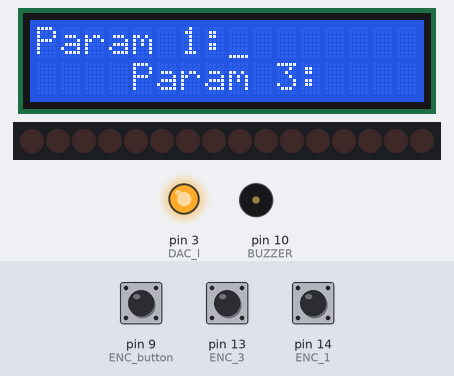
A sketch run on a simulated Arduino Uno, built with avr-gcc and run on an emulated ATmega328P. Parts: 16×2 character LCD, 16 shift-register outputs drawn as a row of LEDs (first output left, lit = HIGH), output pins drawn as LEDs (lit = HIGH), buzzer (waves = sounding, pin HIGH). The test bench sets the inputs (shaded band); at power-on: pin 9 (ENC_button) HIGH, pin 14 (ENC_1) HIGH, pin 13 (ENC_3) HIGH.

Above: at 1.3 s.
1.4 s: pin 9 (ENC_button) pulled LOW for 1 s
At 3.5 s:
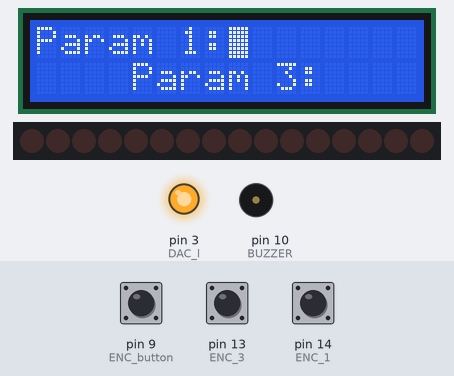
3.9 s: pin 14 (ENC_1) pulled LOW for 0.15 s
At 4.8 s:
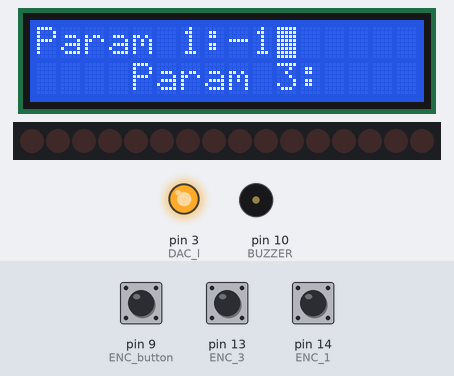
5.5 s: pin 9 (ENC_button) pulled LOW for 0.15 s
At 6.0 s:
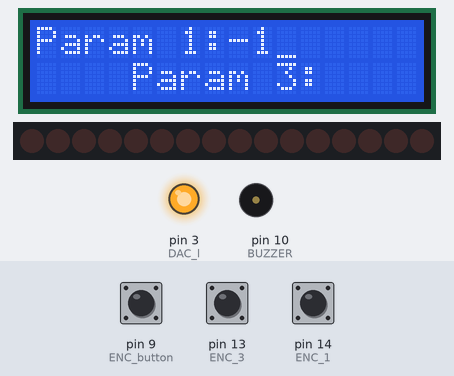
7.1 s: pin 14 (ENC_1) pulled LOW for 1 s
At 8.4 s:
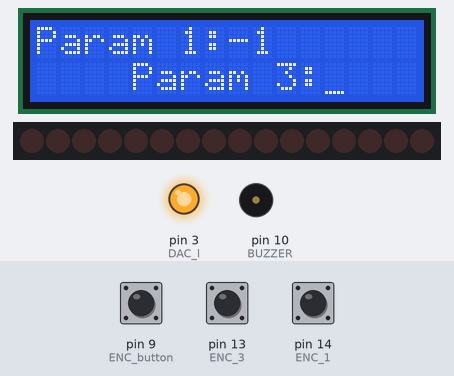
Timing chart, 0 to 10.1 s (numbered marks = the images above; inputs shaded):
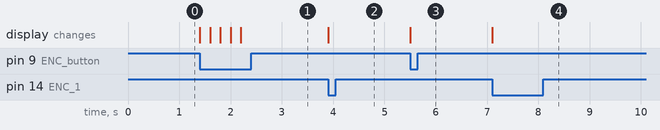

The sketch:

LoadCodeV11.ino
```cpp
#include"LiquidCrystal595.h"
#include"DisplayManager.h"
//Pin Assignments
//DAC Shift Register; 16 bit serial
const int DAC_c = 2;
const int DAC_l = 3;
const int DAC_d = 4;
const int V_in = 5;

//Display shift register; 6 bit serial (takes 8 bits)
const int  DISP_l = 6;
const int DISP_c = 7;
const int DISP_d = 8;

//Rotary Encoder
const int ENC_1 = 14;
const int ENC_3 = 13;
const int ENC_button = 9;
int ENC_LAST = 0;

const int BUZZER = 10;

const int VIN = 5;
LiquidCrystal595 lcd ( DISP_d, DISP_l, DISP_c);


  DisplayManager dispman (&lcd);
void setup() {
  pinMode(V_in, INPUT);
  pinMode (DAC_c, OUTPUT);
  pinMode (DAC_l, OUTPUT);
  pinMode (DAC_d, OUTPUT);
  pinMode (BUZZER, OUTPUT);
  pinMode (ENC_1, INPUT_PULLUP);
  pinMode (ENC_3, INPUT_PULLUP);
  pinMode (ENC_button, INPUT_PULLUP);
  dacOut(0);

  digitalWrite(BUZZER, LOW);
  lcd.init();

  uint8_t cols = 20;
  uint8_t rows = 4;

  lcd.begin(cols, rows);
  lcd.home();
  lcd.print(0);


  dispman.addObj(0,0, "Param 1:");
  dispman.addObj(0,1, "Param 2:");
  dispman.addObj(4, 3, "Param 3:");
  dispman.update();
  lcd.cursor();
  dispman.objAppendCursor();
}

int x = 0;
int inc = 1;
bool MODE = 0;

int n = 0;

 void loop() {

  if (digitalRead(ENC_1) != n)
  {
      ENC_LAST = n;
      n = digitalRead(ENC_1);
  }

  if ((ENC_LAST == HIGH) && (n == LOW))
  {
    ENC_LAST = n; // Do not execute this statement again until the encoder changes
    if (digitalRead(ENC_3) == LOW)
    {
      if (MODE) dispman.objIncrementVal(1);
      else
      {
        dispman.nextObj();
        dispman.objAppendCursor();
      }
    }
    else
    {
      if (MODE) dispman.objIncrementVal(-1);
      else
      {
        dispman.prevObj();
        dispman.objAppendCursor();
      }
    }
    if(MODE) dispman.objAppendVal();
  }
  if (digitalRead(ENC_button) == LOW)
  {
    MODE = !MODE;
    if (MODE) lcd.blink();
    else lcd.noBlink();
    delay(200);
  }

}

void flash(int pin)
{
  digitalWrite(pin, HIGH);
  delay (500);
  digitalWrite(pin, LOW);
  delay (500);
}

void dacOut(int val)
{
  digitalWrite(DAC_l, LOW);
  shiftOut (DAC_d, DAC_c, MSBFIRST, val);
  shiftOut (DAC_d, DAC_c, MSBFIRST, val<<8);
  digitalWrite(DAC_l, HIGH);
}

void beep(int duration)
{
for (int x = 0; x < duration; x ++)
{
  digitalWrite(BUZZER, HIGH);
  delayMicroseconds(100);
  digitalWrite(BUZZER, LOW);
  delayMicroseconds(900);
}
}
```

DisplayManager.h
```cpp
//#ifndef DisplayManager_h
#define DisplayManager_h

#include "LiquidCrystal595.h"
#include "Energia.h"


class DisplayObject
{
  friend class DisplayManager;
  friend class DisplayList;
  DisplayObject *next;
  DisplayObject *prev;

  private:
  short x, y;
  int val;
  String text;
  public:
  DisplayObject (short xval, short yval, String t)
  {
    x = xval;
    y = yval;
    text = t;
    val = 0;
  }

  void setPos(short xval, short yval)
  {
    x = xval;
    y = yval;
  }

  void setText(String t)
  {
    text = t;
  }

  int nextX()
  {
    return x+text.length();
  }
};

class DisplayList
{
  private:
  DisplayObject *head, *tail;

  public:
  DisplayList()
  {
    head = NULL;
    tail = NULL;
  }

  void addObj(short xval, short yval, String t)
  {
    //Create a new display object
    DisplayObject *temp = new DisplayObject(xval, yval, t);
    temp->next = NULL;

    if(head == NULL)
    {
      head = temp;
      tail = temp;
      temp-> next = head;
      temp->prev = tail;
      temp = NULL;
    }
    else
    {
      tail->next = temp;
      temp->prev = tail;
      tail = temp;
      tail->next = head;
      head->prev = tail;
    }
  }

  DisplayObject* getHead()
  {
    return head;
  }
};


class DisplayManager {
private:
  LiquidCrystal595* lcd;
  String content[4];
  bool mode;
  DisplayList items;
  DisplayObject* currentObject ;

  public:
  DisplayManager (LiquidCrystal595 *disp)
  {
    lcd = disp;
    mode = 0;
    currentObject = NULL;

    dispClear();
  }

  void dispClear()
  {
    //Initialize the array of lines
    for (int x = 0; x < 4; x ++)
      content[x] = "                    ";
  }

  void addObj(short xval, short yval, String t)
  {
    items.addObj(xval, yval, t);
    if (currentObject == NULL)
      currentObject = items.getHead();
  }

  void addObj(DisplayObject o)
  {
    items.addObj(o.x, o.y, o.text);
    if (currentObject == NULL)
      currentObject = items.getHead();
  }

  //Move to the next object
  void nextObj()
  {
    currentObject = currentObject->next;
    Serial.println(currentObject->x);
  }

  //Move to the previous object
  void prevObj()
  {
    currentObject = currentObject->prev;
    Serial.println(currentObject->x);
  }

  void objAppendVal(String append)
  {
    lcd->setCursor(currentObject->nextX(), currentObject->y);
    lcd->print(append);
  }

  void objAppendVal()
  {
    lcd->setCursor(currentObject->nextX(), currentObject->y);
    lcd->print(currentObject->val);
  }

  void objIncrementVal(int i)
  {
    currentObject->val +=i;
  }

  void objAppendCursor()
  {

    lcd->setCursor(currentObject->nextX(), currentObject->y);
  }

  void objAppendVal(int append)
  {
    lcd->setCursor(currentObject->nextX(), currentObject->y);
    lcd->print(append);
  }

  void add(DisplayObject o)
  {
    short startx = o.x;
    short len = o.text.length();
    for (int x = 0; x < len; x ++)
      content[o.y].setCharAt(startx+x, o.text.charAt(x));
  }

  void update()
  {
    DisplayObject* temp = currentObject;
    dispClear();
    do{
      add(*temp);
      temp = temp->next;
    }while (temp != currentObject);
    show();
  }

  void show()
  {
    lcd->noCursor();
    for (int x = 0; x < 4; x ++)
    {
      lcd->setCursor(0,x);
      lcd -> print(content[x]);
    }
  }

};
```

Measured:
- after the input at 1.4 s, the display: changes at once (image 1)
- after the input at 3.9 s, the display: changes at once (image 2)
- after the input at 5.5 s, the display: changes at once (image 3)
- after the input at 7.1 s, the display: changes at once (image 4)
